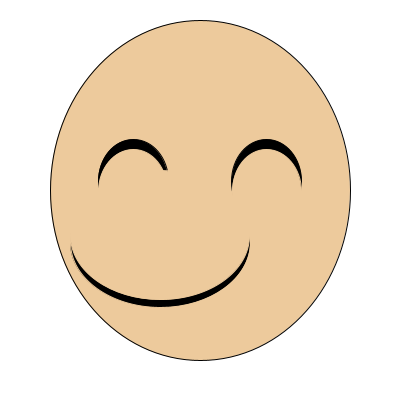
Frame 1 (no input)
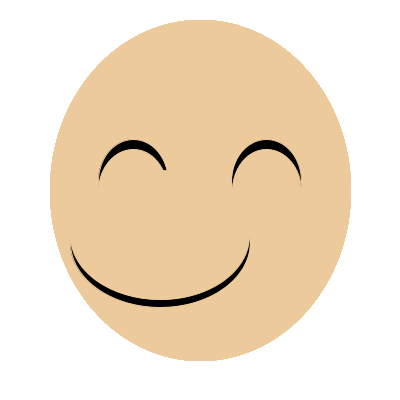
Frame 60 (the mouse pressed at the canvas centre just before this capture)
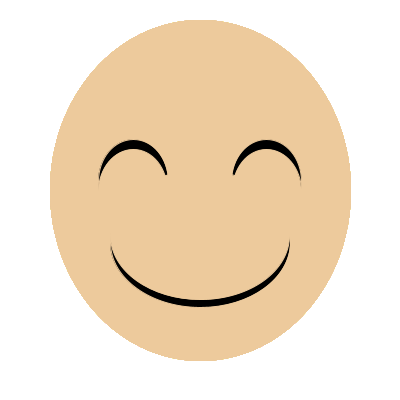
Frame 120 (the mouse held since frame 60 and released just before this capture)

The Processing sketch that drew these frames (run headless with seeded random() and noise(); from frame 60 on, the mouse is pressed at the canvas centre):

// Processing sketch: processing_155615
// ── processing_155615.pde

int t;

void setup(){
size(400,400);
background(255);
fill(255);
}

void draw() {
fill(237,202,156);
ellipse(height/2,width/2.1,300,340);
fill(0);
ellipse(height/3,width/2.2,70,85);
ellipse(height/1.50,width/2.2,70,85);
fill(237,202,156);
stroke(237,202,156);
ellipse(height/3,width/2.09,69,84);
ellipse(height/1.5,width/2.09,69,84);
fill(0);
ellipse((height/2)+((mouseX-200)/5), width/1.65,180,130);
fill(237,202,156);
ellipse((height/2)+((mouseX-200)/5), width/1.7,179,129);
if (t==1){
fill(255,205,188);
ellipse(height/3.2,width/1.9,65,35);
ellipse(height/1.45,width/1.9,65,35);
}
if (t==0){
fill(237,202,156);
ellipse(height/3,width/2,50,30);
ellipse(height/3,width/2,50,30);
}
}

void keyPressed() {
switch (keyCode) {
case  LEFT:
t=0;
break;
case RIGHT:
t=1;
}
}
